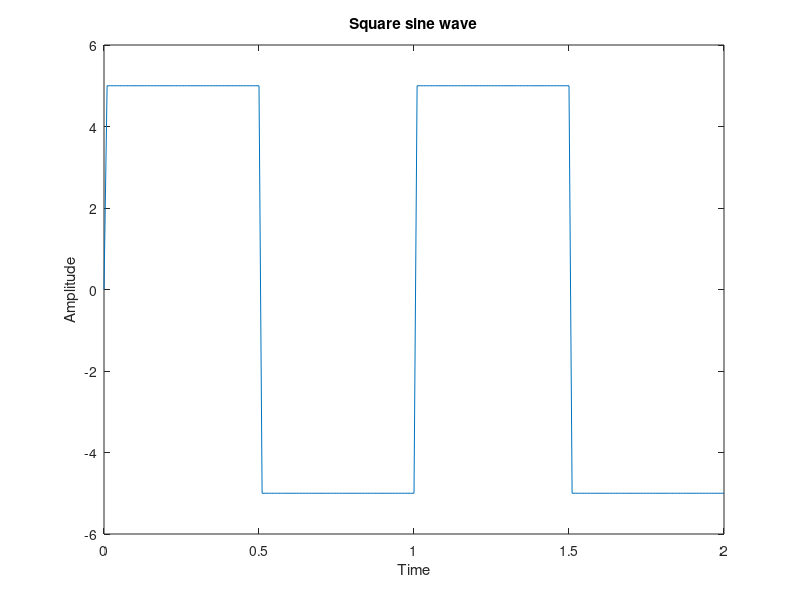

Reproduce this figure in MATLAB.
t = 0:0.01:2;
a = 5;
f = 1;

y = a * sign(sin(2 * pi * f * t));

plot(t, y)

title("Square sine wave");
xlabel("Time");
ylabel("Amplitude");
